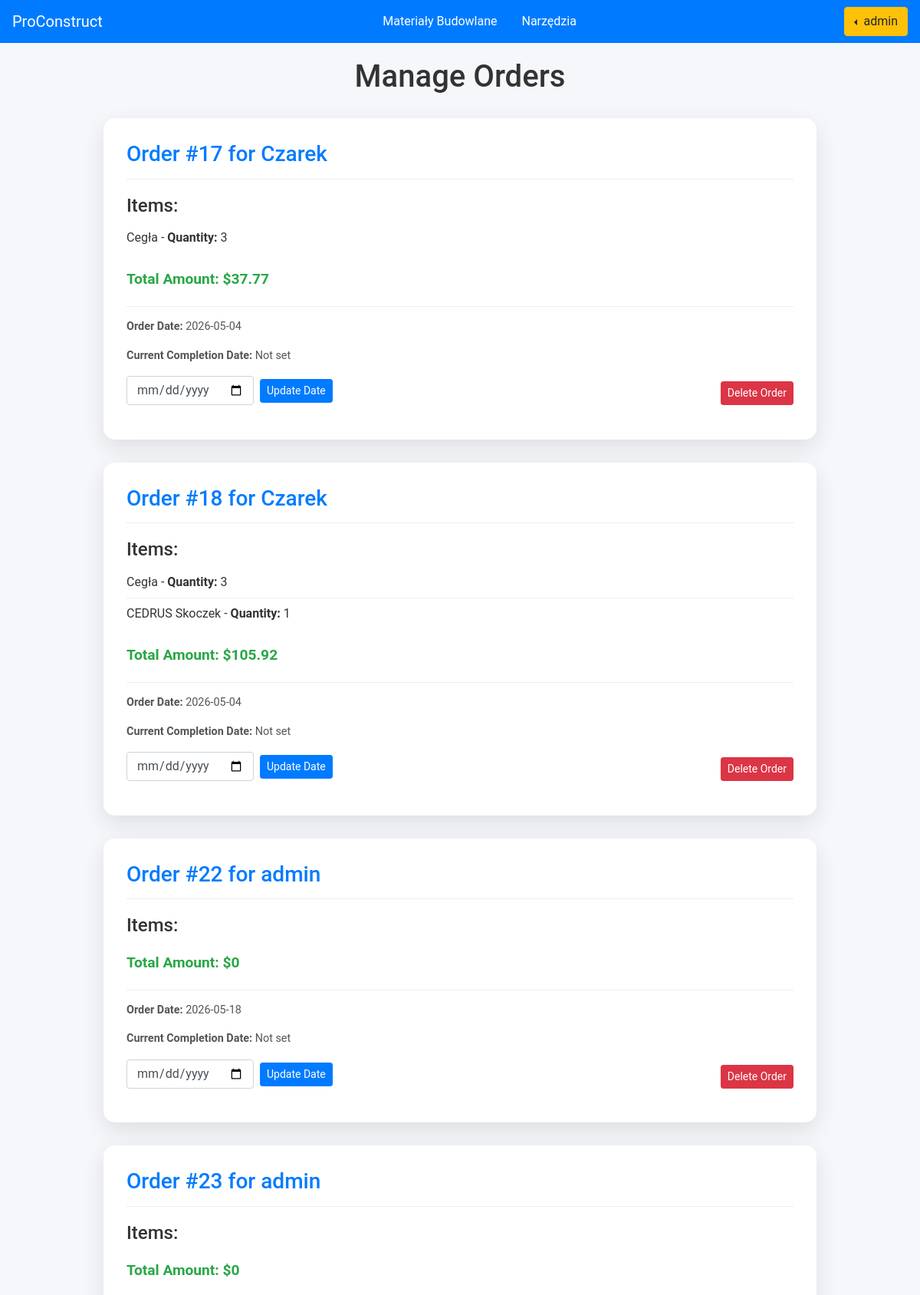
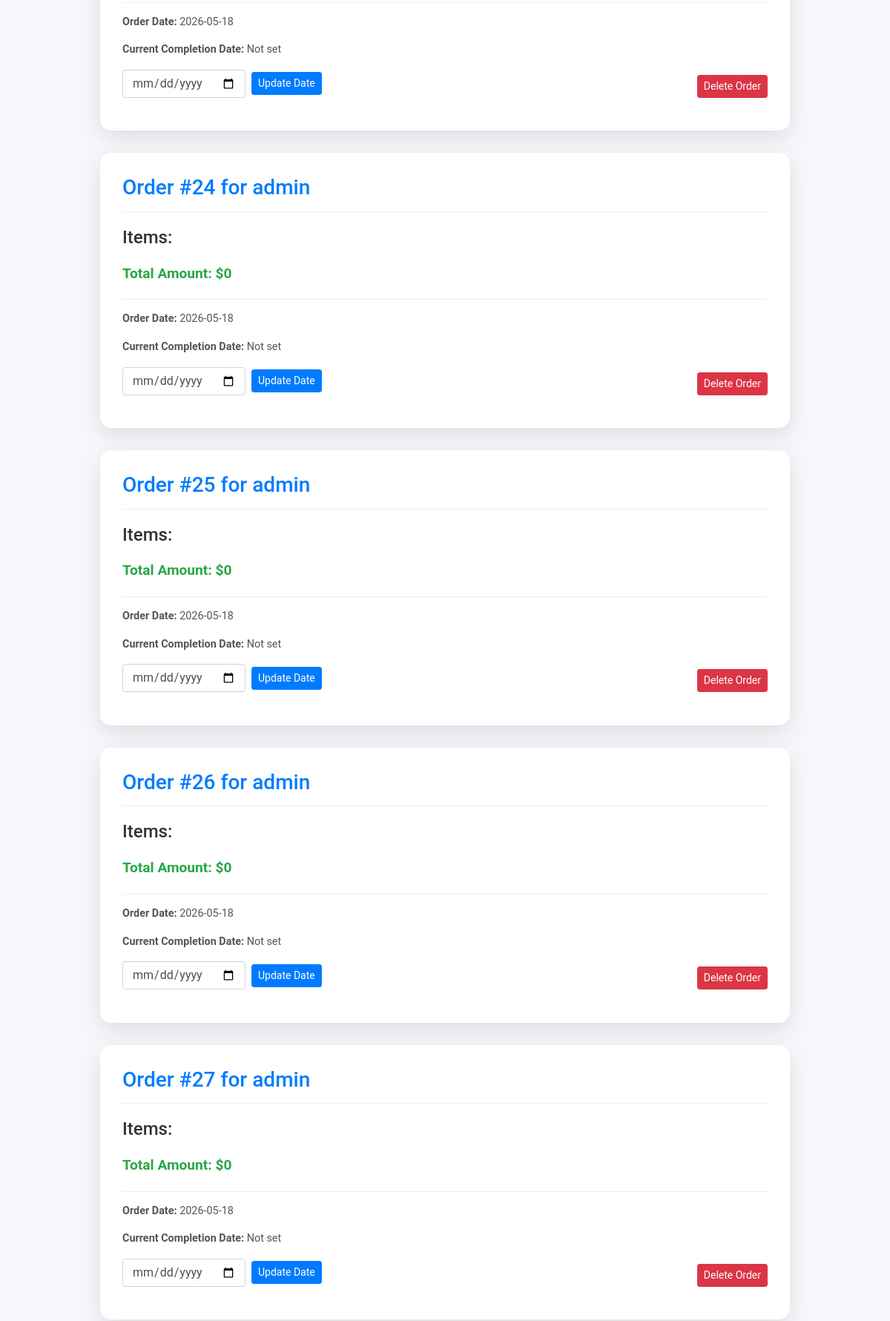
Screenshot of /seller/orders_manage/ (signed in, upper part) with the database file from the repository (2 pictures, top to bottom).
### users/models.py (models this page shows, shortened)
class CustomUser(AbstractUser):
    email = models.EmailField(_('email address'), unique=True)
    USERNAME_FIELD = 'email'
    REQUIRED_FIELDS = ('username',)
    objects = CustomUserManager()

### base/models.py (models this page shows, shortened)
class Order(models.Model):
    STATUS_CHOICES = [
        ('pending', 'Pending'),
        ('completed', 'Completed'),
        ('failed', 'Failed'),
        ('cancelled', 'Cancelled'),
    ]
    user = models.ForeignKey(settings.AUTH_USER_MODEL, on_delete=models.CASCADE)
    order_date = models.DateTimeField(auto_now_add=True)
    order_completion_date = models.DateTimeField(null=True, blank=True)
    payu_order_id = models.CharField(max_length=100, null=True, blank=True)
    payment_status = models.CharField(max_length=20, choices=STATUS_CHOICES, default='pending')
    total_amount = models.DecimalField(max_digits=10, decimal_places=2, default=0)
    def __str__(self):
        return f"Order #{self.id} for {self.user.username}"

class OrderProduct(models.Model):
    order = models.ForeignKey(Order, on_delete=models.CASCADE)
    cart_item = models.ForeignKey(CartItem, on_delete=models.CASCADE)

class CartItem(models.Model):
    cart = models.ForeignKey('Cart', on_delete=models.CASCADE, null=True, blank=True)
    product = models.ForeignKey(Product, on_delete=models.CASCADE, null=True, blank=True)
    equipment = models.ForeignKey(Equipment, on_delete=models.CASCADE, null=True, blank=True)
    product_quantity = models.PositiveIntegerField(default=1)
    equipment_quantity = models.PositiveIntegerField(default=1)

class Product(models.Model):
    name = models.CharField(max_length=100)
    description = models.TextField()
    price = models.DecimalField(max_digits=10, decimal_places=2)
    image = models.URLField()
    quantity = models.PositiveIntegerField(default=0)

class OrderEquipment(models.Model):
    order = models.ForeignKey(Order, on_delete=models.CASCADE)
    cart_item = models.ForeignKey(CartItem, on_delete=models.CASCADE)
    rental_rate_at_order = models.DecimalField(max_digits=10, decimal_places=2, null=True, blank=True)
    deposit_at_order = models.DecimalField(max_digits=10, decimal_places=2, null=True, blank=True)

class Equipment(models.Model):
    name = models.CharField(max_length=100)
    description = models.TextField()
    price = models.DecimalField(max_digits=10, decimal_places=2)
    image = models.URLField()
    quantity = models.PositiveIntegerField(default=0)
    rental_rate = models.DecimalField(
        "Stawka najmu (za dzień)",
        max_digits=10, decimal_places=2, default=0
    )
    rental_period = models.CharField(
        "Jednostka najmu",
        max_length=10,
        choices=[('day', 'dzień'), ('week', 'tydzień'), ('month', 'miesiąc')],
        default='day'
    )
    deposit = models.DecimalField(
        "Kaucja",
        max_digits=10, decimal_places=2, default=0
    )

### seller/views.py (the view, shortened to what this page needs)
# urls.py: path('orders_manage/', views.orders_manage, name='orders_manage'),
@login_required()
@user_passes_test(lambda u: u.is_staff)
def orders_manage(request):
    orders = Order.objects.all()
    order_data = []
    for order in orders:
        order_products = OrderProduct.objects.filter(order=order)
        order_equipments = OrderEquipment.objects.filter(order=order)
        total_amount_products = sum(product.cart_item.product.price * product.cart_item.product_quantity for product in order_products)
        total_amount_equipments = sum(equipment.cart_item.equipment.price * equipment.cart_item.equipment_quantity for equipment in order_equipments)
        total_amount = total_amount_products + total_amount_equipments
        order_data.append({
            'order': order,
            'order_products': order_products,
            'order_equipments': order_equipments,
            'total_amount': total_amount
        })
    return render(request, 'seller/orders_manage.html', {'order_data': order_data})

### templates/seller/orders_manage.html (shortened to what this page needs)
{% include 'base/navbar.html' %}
{% load static %}
{% block extra_head %}
    <link rel="stylesheet" href="{% static 'orders.css' %}">
{% endblock %}
{% block content %}
<div class="container">
    <h1>Manage Orders</h1>
    {% for order_info in order_data %}
    <div class="order-card">
        <div class="order-card-header">
            <h2>{{ order_info.order }}</h2>
        </div>
        <div class="order-card-body">
            <h4>Items:</h4>
            <ul>
                {% for product in order_info.order_products %}
                    <li>{{ product.cart_item.product.name }} - <strong>Quantity:</strong> {{ product.cart_item.product_quantity }}</li>
                {% endfor %}
                {% for equipment in order_info.order_equipments %}
                    <li>{{ equipment.cart_item.equipment.name }} - <strong>Quantity:</strong> {{ equipment.cart_item.equipment_quantity }}</li>
                {% endfor %}
            </ul>
            <p class="total-amount">Total Amount: ${{ order_info.total_amount }}</p>
        </div>
        <div class="order-card-footer">
            <p><strong>Order Date:</strong> {{ order_info.order.order_date|date:"Y-m-d" }}</p>
            <p><strong>Current Completion Date:</strong> {{ order_info.order.order_completion_date|date:"Y-m-d"|default:"Not set" }}</p>
            <div class="d-flex justify-content-between align-items-end mt-3">
                <form method="post" action="{% url 'orders_manage' %}" class="form-inline">
                    <div class="form-group mr-2">
                        <input type="date" class="form-control" name="order_completion_date" id="completion_date_{{ order_info.order.id }}" value="{{ order_info.order.order_completion_date|date:"Y-m-d" }}">
                    </div>
                    <button type="submit" class="btn btn-primary btn-sm">Update Date</button>
                </form>
                <form method="post" action="{% url 'orders_manage' %}">
                    <button type="submit" class="btn btn-danger btn-sm">Delete Order</button>
                </form>
            </div>
        </div>
    </div>
    {% endfor %}
</div>
{% endblock %}

### templates/base/navbar.html (shortened to what this page needs)
<link rel="stylesheet" href="https://cdn.jsdelivr.net/npm/bootstrap@4.4.1/dist/css/bootstrap.min.css">
<nav class="navbar navbar-dark sticky-top bg-primary">
    <a class="navbar-brand" href="/">ProConstruct</a>
    <ul class="nav justify-content">
        <li class="nav-item">
            <a class="nav-link" style="color: white; " href="{% url 'product-list' %}">Materiały Budowlane</a>
        </li>
        <li>
            <a class="nav-link" style="color: white;" href="{% url 'equipment-list' %}">Narzędzia</a>
        </li>
    </ul>
    {% if request.user.is_authenticated %}
        <div class="dropleft">
            <button class="btn btn-warning dropdown-toggle" type="button" id="dropdownMenuButton" data-toggle="dropdown" aria-haspopup="true" aria-expanded="false">
                {{ request.user.username }}
            </button>
        </div>
    {% endif %}
</nav>

### static/orders.css (style rules this page uses)
.container { padding-top: 20px; width: 90%; max-width: 960px; margin: 0 auto; }
h1 { text-align: center; margin-bottom: 30px; font-size: 2.5rem; color: #333; }
.order-card { background: #ffffff; border-radius: 15px; box-shadow: 0 10px 30px rgba(0, 0, 0, 0.1); margin-bottom: 30px; padding: 30px; transition: transform 0.3s ease, box-shadow 0.3s ease; }
.order-card-header { border-bottom: 1px solid #eee; padding-bottom: 15px; margin-bottom: 20px; }
.order-card-header h2 { margin: 0; font-size: 1.75rem; color: #007bff; }
.order-card-body ul { list-style-type: none; padding-left: 0; margin-bottom: 20px; }
.order-card-body li { padding: 8px 0; border-bottom: 1px solid #f0f0f0; }
.order-card-body li:last-child { border-bottom: none; }
.order-card-footer { border-top: 1px solid #eee; padding-top: 15px; margin-top: 20px; font-size: 0.9rem; color: #555; }
.total-amount { font-size: 1.2rem; font-weight: bold; color: #28a745; margin-bottom: 15px; }

### rows the page displays
CustomUser: user.username "admin"
Order: order "Order #17 for Czarek", total_amount "37.77", order.order_date "2026-05-04", order.order_completion_date "Not set"
OrderProduct: cart_item.product.name "Cegła", cart_item.product_quantity "3"
Order: order "Order #18 for Czarek", total_amount "105.92", order.order_date "2026-05-04", order.order_completion_date "Not set"
OrderProduct: cart_item.product.name "Cegła", cart_item.product_quantity "3"
OrderEquipment: cart_item.equipment.name "CEDRUS Skoczek", cart_item.equipment_quantity "1"
Order: order "Order #22 for admin", total_amount "0", order.order_date "2026-05-18", order.order_completion_date "Not set"
Order: order "Order #23 for admin", total_amount "0", order.order_date "2026-05-18", order.order_completion_date "Not set"
Order: order "Order #24 for admin", total_amount "0", order.order_date "2026-05-18", order.order_completion_date "Not set"
Order: order "Order #25 for admin", total_amount "0", order.order_date "2026-05-18", order.order_completion_date "Not set"
Order: order "Order #26 for admin", total_amount "0", order.order_date "2026-05-18", order.order_completion_date "Not set"
Order: order "Order #27 for admin", total_amount "0", order.order_date "2026-05-18", order.order_completion_date "Not set"
